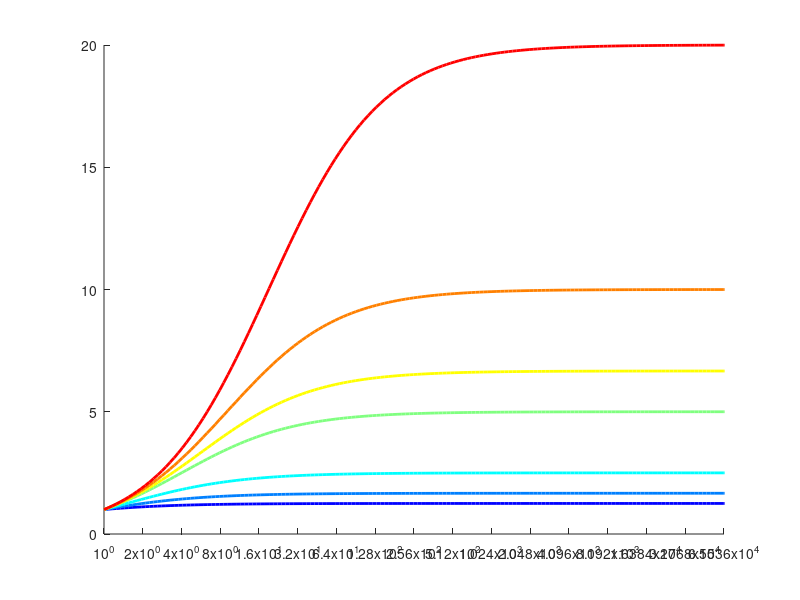

Write the MATLAB code that produced this figure. (Note: this script raises an error after producing the figure.)
clear; clc; close all;

% Parameters
S_values = [0.8 0.6 0.4 0.2 0.15 0.10 0.05];   % Varia S da 0.8 a 0.05
a = 0.01;

% ---------- %

p = 2.^(0:16);
p_fine = logspace(0,16, 500);

% Graphs
figure;
hold on
colors = jet(length(S_values)); % Colormap per distinguere le curve

for i = 1:length(S_values)
    S = S_values(i);
    P = 1 - S;
    
    % Classical model
    speedup = 1 ./ (S + P ./ p_fine);
    
    % Plot
    plot(p_fine, speedup, 'LineWidth', 2, 'Color', colors(i,:), ...
        'DisplayName', ['fp = ' num2str(P*100) '%']);
end

% X-axis
set(gca, 'XScale', 'log')
xlim([1 max(p)])
xticks(p)
xticklabels(string(p))

% Y-axis
y_max = ceil(max(1 ./ S_values) * 1.1); % massimo speedup teorico
yticks(0:2:y_max)
ylim([0 y_max])

xlabel('Number of processors (p)')
ylabel('Speedup')
%title("Speedup vs Processors for different S")
grid on
lgd = legend('Location','northwest');
lgd.Title.String = 'Parallel portion';
